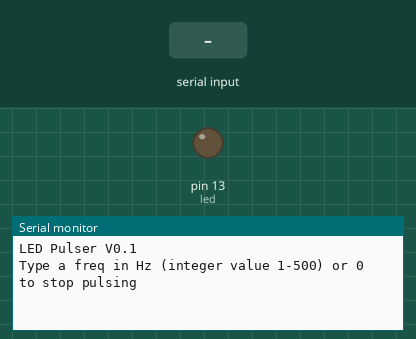
The sketch below on a simulated Arduino Uno, built with avr-gcc and run on an emulated ATmega328P. Parts: output pins drawn as LEDs (lit = HIGH), the last lines printed to the serial monitor. The test bench sets the inputs (shaded band).

Above: at 1.2 s.
1.3 s: "90,45\n" received over Serial
At 2.0 s:
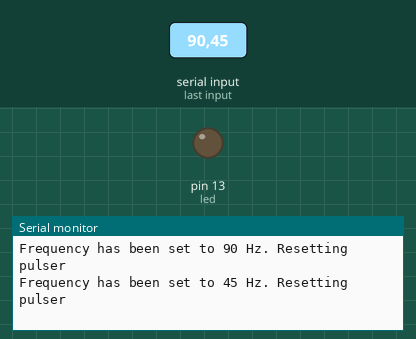
At 3.0 s:
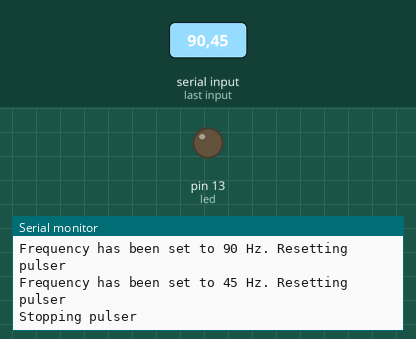

The sketch:

LedPulse.ino
```cpp
/*
Led pulser V0.1
Code to remotely pilot a pulsed led driver at a fixed frequency
 */

// Pin 13 has also a LED connected on most Arduino boards.
int led = 13;
int status = 0;
int freq=0;
unsigned long npulses=0;

// the setup routine runs once when you press reset:
void setup() {
  Serial.begin(9600);
//  Serial.setTimeout(10000);
  Serial.println("LED Pulser V0.1");
  Serial.println("Type a freq in Hz (integer value 1-500) or 0 to stop pulsing");
  // initialize the digital pin as an output.
  pinMode(led, OUTPUT);
}

// the loop routine runs over and over again forever:
void loop() {
  if (freq>0)
  {
    digitalWrite(led, HIGH);   // turn the LED on (HIGH is the voltage level)
    delayMicroseconds(100);               // send a pulse of 100usec
    digitalWrite(led, LOW);    // turn the LED off by making the voltage LOW
    delay(1000/freq);               // repetition rate 25Hz
    npulses++;
    if ((npulses%100)==0)
    {
      Serial.print("#pulses sent: "); Serial.println(npulses,DEC);
    }
  }
}

// serialEvent occurs whenever a new data comes in the
// hardware serial RX. Catches frequency from serial connection
void serialEvent()
{

  if (Serial.available() > 0) {
    //Serial.println(" waiting for input");
    // sentence:
    int val = Serial.parseInt();
    val=constrain(val,0,500); //constrain value up to 500Hz
    freq=val;
    if (val>0)
    {
      Serial.print("Frequency has been set to ");
      Serial.print(freq,DEC);
      Serial.println(" Hz. Resetting pulser");
      npulses=0;
    }
    else if (val==0)
    {
       Serial.println("Stopping pulser");
       npulses=0;
    }
  }
}
```

Measured:
- after the input at 1.3 s, the serial monitor: prints a new line at once (image 1)
